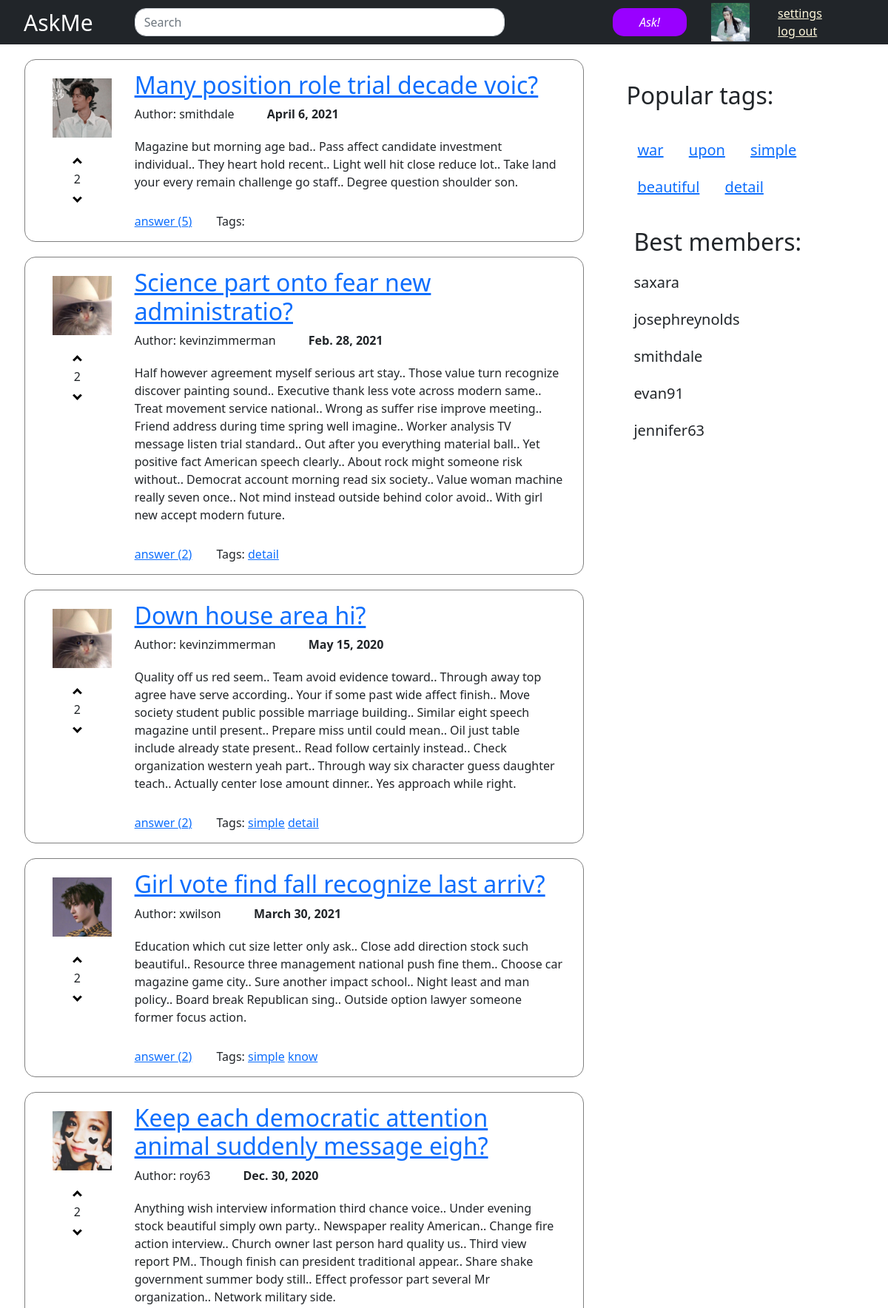
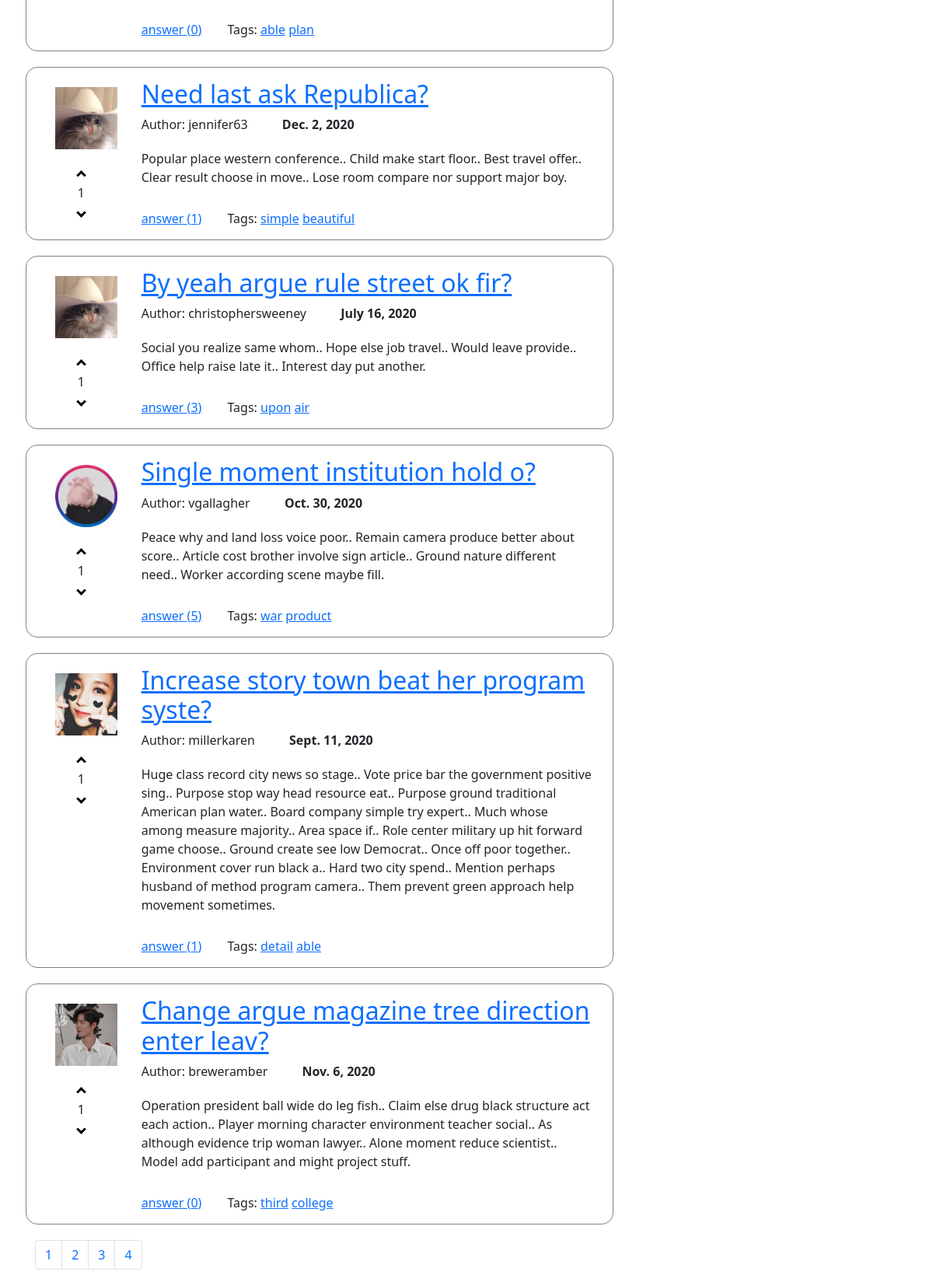
/hot/, run on the app's committed database (2 pictures, top to bottom).
### app/models.py (models this page shows, shortened)
class Profile(models.Model):
    user = models.OneToOneField(User, on_delete=models.CASCADE)
    avatar = models.ImageField()
    def __str__(self):
        return self.user.__str__()

class Question(models.Model):
    title = models.CharField(max_length=255)
    text = models.TextField()
    date = models.DateField()
    author = models.ForeignKey('Profile', on_delete=models.CASCADE, related_name='questions')
    tags = models.ManyToManyField('Tag', related_name='questions', blank=True)
    objects = QuestionManager()

class Tag(models.Model):
    name = models.CharField(max_length=100, unique=True)
    def __str__(self):
        return self.name

### app/views.py (the view)
# urls.py: path('hot/', views.hot_questions, name='hot'),
def hot_questions(request):
    hot_questions_list = Question.objects.popular()
    hot_questions = get_paginator(request, hot_questions_list, 10)
    context = RequestContext(request, content_processor(request))
    context.push({'object_list': hot_questions})
    context.push({'type': 'hot'})
    return render(request, 'select_questions.html', context.flatten())

### app/models.py (called while the page is built)
 def popular(self):
     return self.prefetch_related('likes', 'author').annotate(like_sum=Sum('likes__like')).order_by('-like_sum')

### app/views.py (called while the page is built)
def content_processor(request):
    return {
        'popular_tags': popular_tags,
        'members': members,
        'user': user
    }

def get_paginator(request, obj_list, size):
    paginator = Paginator(obj_list, size)
    page = request.GET.get('page')
    return paginator.get_page(page)

### templates/select_questions.html (shortened to what this page needs)
{% extends 'include/base.html' %}
{% load static %}
{% block content %}
{% for question in object_list%}
    {% include "include/question.html" %}
{% endfor %}
{% endblock content %}
{% block navigation %}
{% include "include/paginator.html" %}
{% endblock navigation %}
{% block side %}
{% include "include/side.html" %}
{% endblock side %}

### templates/include/navbar.html (shortened to what this page needs)
{% load static %}
<header>
  <nav class="navbar navbar-expand-md navbar-dark fixed-top bg-dark">
    <div class="container-fluid">
      <a class="navbar-brand web-name" href="{% url 'main' %}">AskMe</a>
      <div class="collapse navbar-collapse" id="navbarCollapse">
        <ul class="navbar-nav me-auto mb-2 mb-md-0">
            <form class="d-flex">
                <input class="form-control me-2" type="search" placeholder="Search" aria-label="Search">
            </form>
        </ul>
      </div>
      <div class="nav-btn">
      <a href="{% url 'ask' %}"><button class="btn my-btn" type="button">Ask!</button></a>
      </div>
      <div class = "nav-img"><img src="{{ user.avatar.url }}"></div>
      <div class="row pf-name">{{ user.username }}</div>
      <div class="row">
        <a href="{% url 'settings' %}" style="color:cornsilk">settings</a>
        <a href="{% url 'login' %}" style="color:cornsilk">log out</a>
      </div>
    </div>
  </nav>
</header>

### templates/include/question.html
{% load static %}
<div class="row question">
    <div class="col-2">
        <div>
            <img src="{{ question.author.avatar.url }}">
        </div>
        <div class = "like">
            <i class="arrow up"></i>
            {% if question.like_sum %}
            <div class = "vote">{{ question.like_sum }}</div>
            {% else %}
            <div class = "vote">{{ 0 }}</div>
            {% endif %}
            <i class="arrow down"></i>
        </div>
    </div>
    <div class="col-10">
        <a href="{% url 'one_question' pk=question.id %}"><h2>{{ question.title }}</h2></a>
        <span class= "author">Author: {{ question.author.user.username }}</span>
        <span class= "date">{{ question.date }}</span>
        <div class= "text q-text">{{ question.text }}</div>
        <div class="bottom-ans">
        <a href="{% url 'one_question' pk=question.id %}">answer <span class="ans-count">({{ question.answers.all.count }})</span></a>
        <span class="tags">Tags:
            {% for tag in question.tags.all %}
            <a href="{% url 'tagged_questions' str=tag %}">{{ tag }}</a>
            {% endfor %}
        </span>
        </div>
    </div>
</div>

### templates/include/side.html
<div class="pop-tags">
    <h2 class="title-content">Popular tags:</h2>
        <div class="tag-list">
            {% for tag in popular_tags %}
            <a class="tag-item" style="color:{{ tag.color }}" href="{% url 'tagged_questions' str=tag.name %}">{{ tag.name }}</a>
            {% endfor %}
        </div>
</div>
<div class = "members">
    <h2>Best members:</h2>
    <div class="mem-list">
        {% for member in members %}
        <span class="mem-item">{{ member }}</span>
        {% endfor %}
    </div>
</div>

### static/css/my.css (style rules this page uses)
.question img { width: 100px; height: 100px; padding:10px; }
.q-text { margin-top:20px; }
.like { margin-top:10px; }
.web-name { margin-left: 20px; font-size: 30px; }
.nav-img > img { width: 52px; height: 52px; }
.question { border: 1px gray solid; margin-bottom:20px; border-radius: 15px; padding: 15px; }
.nav-btn { margin-right:2%; }
.pf-name { color:white; margin-left:0.5%; margin-right:1%; padding:10px; }
.web-name { padding-right:40px; }
.me-2 { width: 500px; border-radius: 15px; }
button.my-btn { border-radius: 15px; margin-left: 20px; background-color: #9900ff; color: white; font-style: oblique; width:100px; margin-right:10px; }
.arrow { border: solid black; border-width: 0 3px 3px 0; display: inline-block; padding: 3px; margin-left: 40%; }
.vote { margin-left: 40%; }
div.bottom-ans { margin-top: 5%; }
.up { transform: rotate(-135deg); -webkit-transform: rotate(-135deg); }
.down { transform: rotate(45deg); -webkit-transform: rotate(45deg); }
.navbar { height:60px }
.title-content { margin-top:20px; margin-bottom:20px; }
.tags { margin-left:5%; }
.pop-tags { margin-top:20px; padding:10px; margin-left:10%; }
.members { margin-top:10px; padding:20px; margin-left:10%; }
.tag-list { margin-top:20px; }
.tag-item { font-size:20px; padding-right:15px; padding-left:15px; display:inline-block; margin-top:20px; }
.date { font-weight:bold; padding:40px; }
.mem-list { margin-top:20px; }
.mem-item { font-size:20px; display:block; margin-top:20px; }

### data on the page
Profile: avatar (picture), user.username "saxara"
Question: author.avatar (picture), like_sum "2", title "Many position role trial decade voic?", author.user.username "smithdale", date "April 6, 2021", text "Magazine but morning age bad.. Pass affect candidate investment individual.. They heart hold recent.. Light well hit close reduce lot.. Take land your every remain challenge go staff.. Degree question shoulder son.", answers.all.count "5"
Question: author.avatar (picture), like_sum "2", title "Science part onto fear new administratio?", author.user.username "kevinzimmerman", date "Feb. 28, 2021", text "Half however agreement myself serious art stay.. Those value turn recognize discover painting sound.. Executive thank less vote across modern same.. Treat movement service national.. Wrong as suffer rise improve meeting.. Friend address during time spring well imagine.. Worker analysis TV message listen trial standard.. Out after you everything material ball.. Yet positive fact American speech clearly.. About rock might someone risk without.. Democrat account morning read six society.. Value woman machine really seven once.. Not mind instead outside behind color avoid.. With girl new accept modern future.", answers.all.count "2"
Tag: name "detail"
Question: author.avatar (picture), like_sum "2", title "Down house area hi?", author.user.username "kevinzimmerman", date "May 15, 2020", text "Quality off us red seem.. Team avoid evidence toward.. Through away top agree have serve according.. Your if some past wide affect finish.. Move society student public possible marriage building.. Similar eight speech magazine until present.. Prepare miss until could mean.. Oil just table include already state present.. Read follow certainly instead.. Check organization western yeah part.. Through way six character guess daughter teach.. Actually center lose amount dinner.. Yes approach while right.", answers.all.count "2"
Tag: name "simple"
Question: author.avatar (picture), like_sum "2", title "Girl vote find fall recognize last arriv?", author.user.username "xwilson", date "March 30, 2021", text "Education which cut size letter only ask.. Close add direction stock such beautiful.. Resource three management national push fine them.. Choose car magazine game city.. Sure another impact school.. Night least and man policy.. Board break Republican sing.. Outside option lawyer someone former focus action.", answers.all.count "2"
Tag: name "know"
Question: author.avatar (picture), like_sum "2", title "Keep each democratic attention animal suddenly message eigh?", author.user.username "roy63", date "Dec. 30, 2020", text "Anything wish interview information third chance voice.. Under evening stock beautiful simply own party.. Newspaper reality American.. Change fire action interview.. Church owner last person hard quality us.. Third view report PM.. Though finish can president traditional appear.. Share shake government summer body still.. Effect professor part several Mr organization.. Network military side.", answers.all.count "0"
Tag: name "able"
Tag: name "plan"
Question: author.avatar (picture), like_sum "1", title "Need last ask Republica?", author.user.username "jennifer63", date "Dec. 2, 2020", text "Popular place western conference.. Child make start floor.. Best travel offer.. Clear result choose in move.. Lose room compare nor support major boy.", answers.all.count "1"
Tag: name "beautiful"
Question: author.avatar (picture), like_sum "1", title "By yeah argue rule street ok fir?", author.user.username "christophersweeney", date "July 16, 2020", text "Social you realize same whom.. Hope else job travel.. Would leave provide.. Office help raise late it.. Interest day put another.", answers.all.count "3"
Tag: name "upon"
Tag: name "air"
Question: author.avatar (picture), like_sum "1", title "Single moment institution hold o?", author.user.username "vgallagher", date "Oct. 30, 2020", text "Peace why and land loss voice poor.. Remain camera produce better about score.. Article cost brother involve sign article.. Ground nature different need.. Worker according scene maybe fill.", answers.all.count "5"
Tag: name "war"
Tag: name "product"
Question: author.avatar (picture), like_sum "1", title "Increase story town beat her program syste?", author.user.username "millerkaren", date "Sept. 11, 2020", text "Huge class record city news so stage.. Vote price bar the government positive sing.. Purpose stop way head resource eat.. Purpose ground traditional American plan water.. Board company simple try expert.. Much whose among measure majority.. Area space if.. Role center military up hit forward game choose.. Ground create see low Democrat.. Once off poor together.. Environment cover run black a.. Hard two city spend.. Mention perhaps husband of method program camera.. Them prevent green approach help movement sometimes.", answers.all.count "1"
Question: author.avatar (picture), like_sum "1", title "Change argue magazine tree direction enter leav?", author.user.username "breweramber", date "Nov. 6, 2020", text "Operation president ball wide do leg fish.. Claim else drug black structure act each action.. Player morning character environment teacher social.. As although evidence trip woman lawyer.. Alone moment reduce scientist.. Model add participant and might project stuff.", answers.all.count "0"
Tag: name "third"
Tag: name "college"
Profile: user.username "josephreynolds"
Profile: user.username "smithdale"
Profile: user.username "evan91"
Profile: user.username "jennifer63"

### other printed values
{{ i }} "1" "2" "3" "4"
{{ tag.name }} "war" "upon" "simple" "beautiful" "detail"
